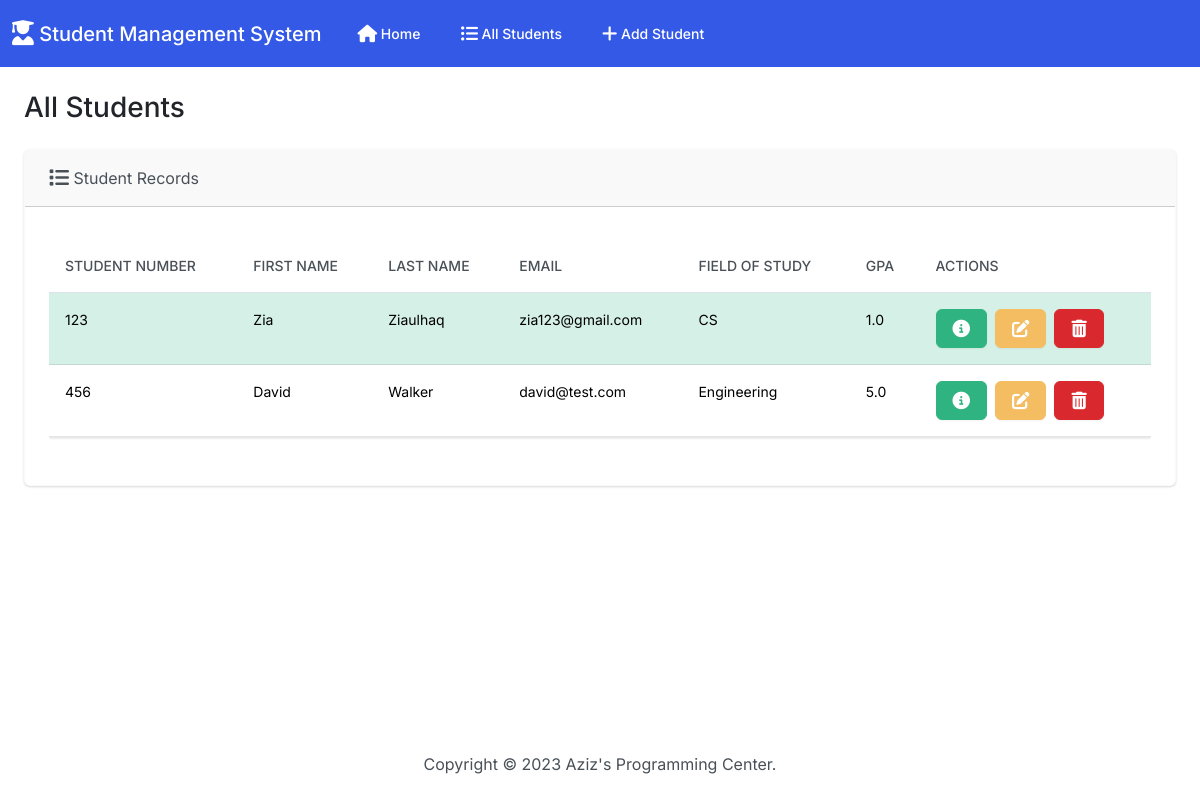
The app's page /, older data.
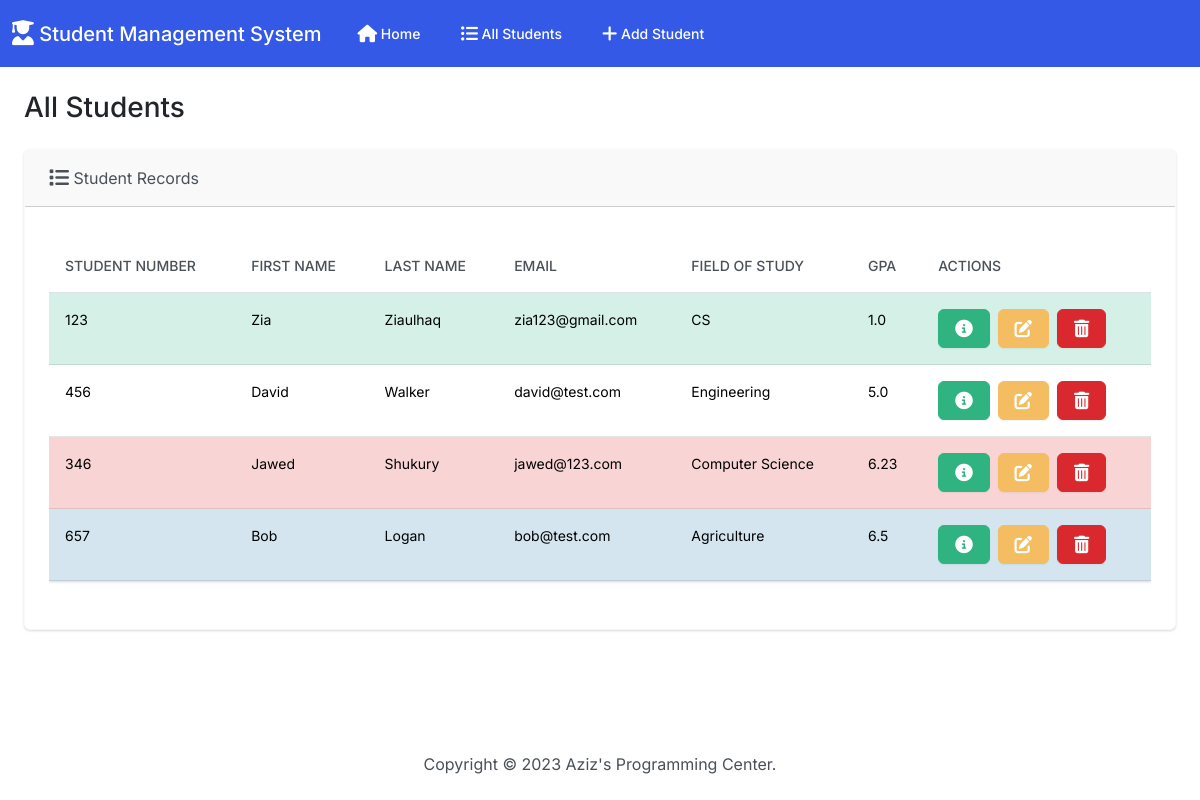
The same page, newer data.
### student_mgmt_system/models.py (models this page shows, shortened)
class Student(models.Model):
    student_number = models.PositiveIntegerField()
    first_name = models.CharField(max_length=50)
    last_name = models.CharField(max_length=50)
    email = models.EmailField(max_length=100)
    field_of_study = models.CharField(max_length=50)
    gpa = models.FloatField()

### student_mgmt_system/views.py (the view)
# urls.py: path('', views.index, name='index'),
def index(request):
    return render(request, 'student_mgmt_system/index.html', {
        'students': Student.objects.all(),
        'colors': ["table-primary", "table-secondary", "table-success", "table-danger","table-warning", "table-info", "table-light"]
    })

### student_mgmt_system/templates/student_mgmt_system/index.html (shortened to what this page needs)
{% extends 'student_mgmt_system/base.html' %}
{% block body %}
      <h3 class="m-4">All Students</h3>
        <div class="row">
        <div class="col-12">
            {% if students %}
            <div class="card border-light ms-4 me-4 mb-4">
                <div class="card-header">
                    <i class="fa-solid fa-list fa-lg"></i> Student Records
                </div>
                <div class="card-body">
                  <p class="card-text">
                    <div class="table-responsive">
                    <table class="table table-hover">
                        <thead>
                          <tr>
                            <th scope="col">Student Number</th>
                            <th scope="col">First Name</th>
                            <th scope="col">Last Name</th>
                            <th scope="col">Email</th>
                            <th scope="col">Field of Study</th>
                            <th scope="col">GPA</th>
                            <th scope="col">Actions</th>
                          </tr>
                        </thead>
                        <tbody>
                            {% for student in students %}
                          <tr class='{{colors|random}}'>
                            <td>{{student.student_number}}</td>
                            <td>{{student.first_name}}</td>
                            <td>{{student.last_name}}</td>
                            <td>{{student.email}}</td>
                            <td>{{student.field_of_study}}</td>
                            <td>{{student.gpa}}</td>
                            <td>
                              <button type="button" class="btn btn-success me-1" href="{% url 'view_student' student.id %}" data-bs-toggle="modal" data-bs-target="#myModal{{student.id}}">
                              </button>
                                <a class="btn btn-warning me-1" href="{% url 'edit' student.id %}">
                                </a>
                                <button type="button" class="btn btn-danger" data-bs-toggle="modal" data-bs-target="#delete{{student.id}}">
                                </button>
                            </td>
                          </tr>
                            {% endfor %}
                        </tbody>
                      </table>
                    </div>
                  </p>
                </div>
            </div>
            {% else %}
            <h5 class="alert alert-primary ms-4 me-4">No Student Records</h5>
            {% endif %}
        </div>
        </div>
        {% endblock  %}

Row changes from the older to the newer data that the page shows:
added Student: student_number "346", first_name "Jawed", last_name "Shukury", email "jawed@123.com", field_of_study "Computer Science", gpa "6.23"
added Student: student_number "657", first_name "Bob", last_name "Logan", email "bob@test.com", field_of_study "Agriculture", gpa "6.5"
